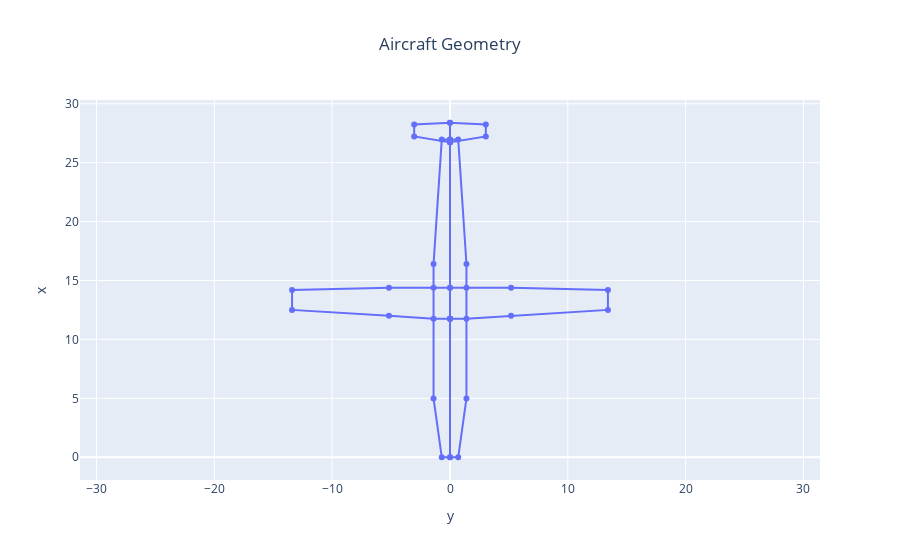

Notebook code for this chart:
### Code cell
fig1 = aircraft_geometry_plot(RESULT_FILE, name='TPAD_hybrid')
#fig1 = aircraft_geometry_plot(REF_FILE, name='TPAD_baseline',fig=fig1)

fig1.show()

### Figure 1 — Plotly figure (JSON) as saved in the notebook; plotly's stock layout.template omitted (floating-point values rounded to 4 significant figures)
{"data": [{"mode": "lines+markers", "name": "TPAD_hybrid", "type": "scatter", "uid": "e8c7a0ad-8a52-4f04-ae70-7f57e0da557a", "x": [0, -0.6982, -1.396, -1.396, -0.6982, 0, 0, -1.396, -5.182, -13.4, -13.4, -5.182, -1.396, 0, 0, 0, -3.04, -3.04, 0, 0, 0, 0.6982, 1.396, 1.396, 0.6982, 0, 0, 1.396, 5.182, 13.4, 13.4, 5.182, 1.396, 0, 0, 0, 3.04, 3.04, 0, 0], "y": [0, 0, 4.986, 16.4, 26.96, 26.96, 11.76, 11.76, 12.0, 12.51, 14.19, 14.39, 14.39, 14.39, 11.76, 26.73, 27.23, 28.25, 28.39, 26.73, 0, 0, 4.986, 16.4, 26.96, 26.96, 11.76, 11.76, 12.0, 12.51, 14.19, 14.39, 14.39, 14.39, 11.76, 26.73, 27.23, 28.25, 28.39, 26.73]}], "layout": {"title": {"text": "Aircraft Geometry", "x": 0.5}, "xaxis": {"title": {"text": "y"}}, "yaxis": {"scaleanchor": "x", "scaleratio": 1, "title": {"text": "x"}}}}
